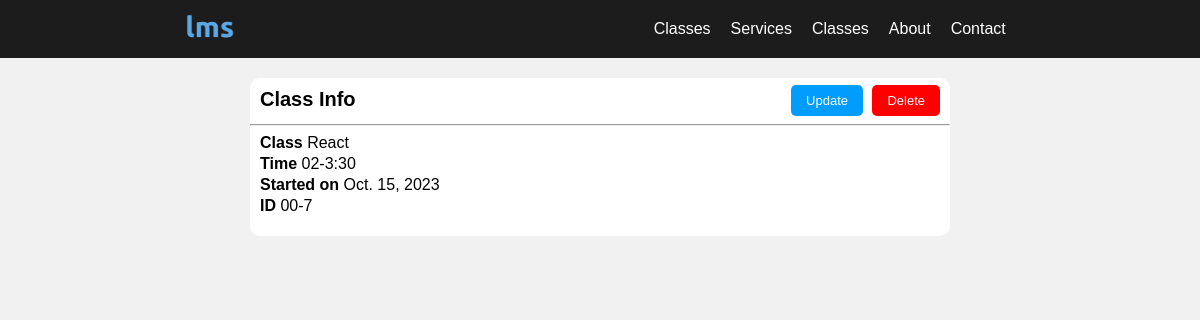
The app's page /detail/7 with its own data.
### lms_app/models.py (models this page shows)
class Cls(models.Model):
    name = models.CharField(max_length=45)
    time = models.CharField(max_length=45)
    started_date = models.DateField()
    def __str__(self):
        return self.name

### lms_app/views.py (the view)
# urls.py: path('detail/<int:class_id>', views.detail,name='detail'),
def detail(request,class_id):
    cls_id = Cls.objects.get(id=class_id)
    context = {'class_id':cls_id}
    return render(request,'lms_app/detail.html',context)

### lms_app/templates/lms_app/detail.html (shortened to what this page needs)
{% load static %}
<!DOCTYPE html>
<html lang="en">
    <head>
        <link rel="stylesheet" href="{% static 'css/classes.css' %}">
    </head>
    <body>
        {% include 'partials/_nav.html' %}
        <div id="container">
            <div id="info">
                <div class="header">
                    <h2>Class Info</h2>
                    <div class="btn">
                        <a href="{% url 'update' class_id.id %}" id="update">Update</a>
                        <a href="{% url 'delete' class_id.id %}" id="delete">Delete</a>
                    </div>
                </div>
                <hr>
                <div id="clsInfo">
                    <p><b>Class</b>  {{class_id.name}}</p>
                    <p><b>Time</b>  {{class_id.time}}</p>
                    <p><b>Started on</b>  {{class_id.started_date}}</p>
                    <p><b>ID</b>  00-{{class_id.id}}</p>
                </div>
                <br>
    </div>
</body>
</html>

### lms_app/static/css/classes.css (style rules this page uses)
#container { display: flex; justify-content: center; }
#info { background-color: rgb(255, 255, 255); border-radius: 10px; width: 700px; margin-top: 20px; }
#info h2 { margin: 10px 0px 5px 10px; font-size: 20px; }
#clsInfo p { margin: 3px 10px; }
.header { display: flex; align-items: center; justify-content: space-between; }
.btn { margin: 7px 10px 2px 0px; }
#update,#delete { text-decoration: none; font-size: 13px; border-radius: 5px; color: rgb(255, 255, 255); background-color: #fff; padding: 8px 15px; }
#update { background-color: rgb(0, 157, 255); margin-right: 5px; }
#delete { background-color: red; }

### lms_app/static/css/style.css (style rules this page uses)
body { margin: 0px; padding: 0px; font-family: arial; background-color: rgb(241, 241, 241); }

### records on screen
Cls: name "React", time "02-3:30", started_date "Oct. 15, 2023", id "7"
